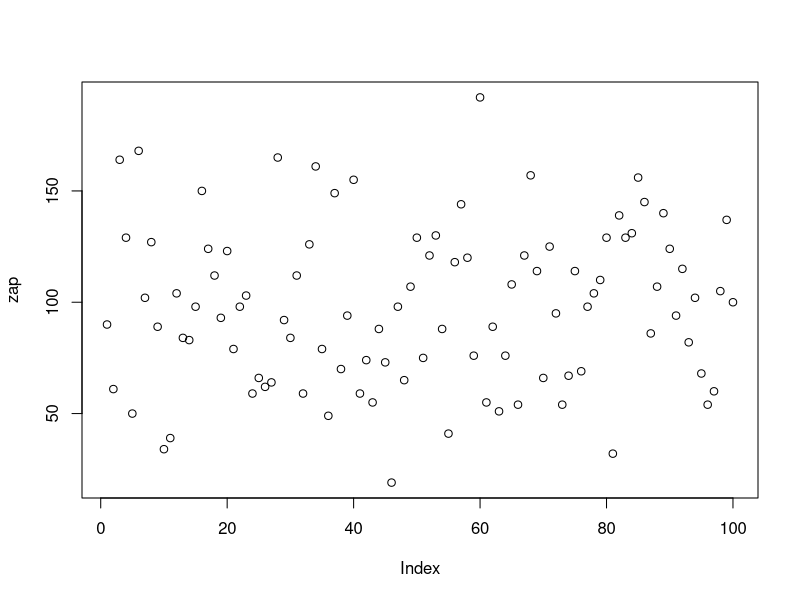
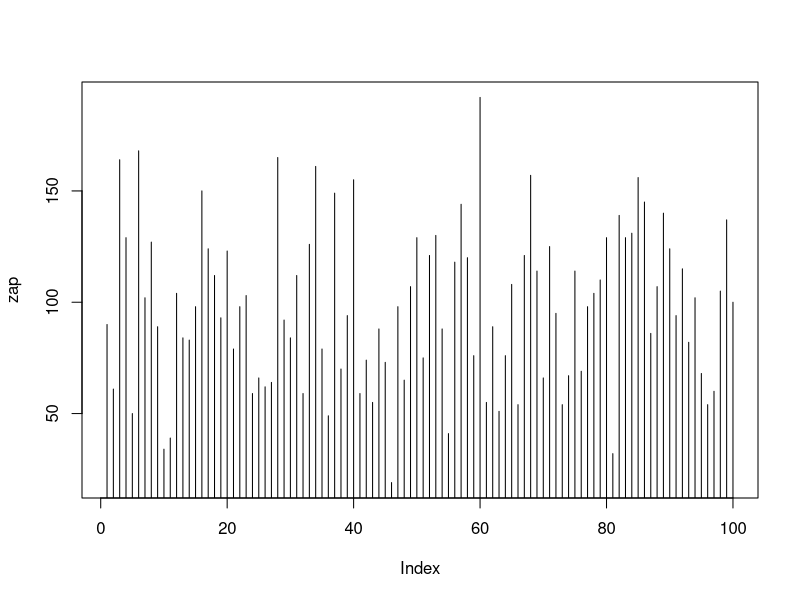

Write the R code that produced these figures, in order.
           ## je jednodussi si cestu k souboru dat zvlast. POZOR!! do uvozovek
           ## a s dvojitymi zpetnymi lomitky
           ## dalsi moznost, jak cestu napsat je jednoduche normalni lomitko:
           ## cesta<-"C:/marketka/test.txt" 

######################################
### Pro pokrocile:
### funkce setwd("C:\\marketka") nastavi pracovni adresar na C:\\marketka
### pak jiz neni treba psat celou cestu do adresare jen:
### read.table("test.txt") 
### jmeno souboru musi byt v uvozovkach (typ objektu "retezec znaku")

######################################

setwd("/home/matejcmatej/Documents/vscht/statistika")

test<-read.table("test.txt", header = TRUE)
           ## header = TRUE znamena, ze prvni radek je hlavicka promenne  (staci i header=T)
test

head(test)  ## ukaze prvnich 6 radku
tail(test)  ## ukaze poslednich 6 radku

names(test)  ## funkce, ktera ukaze, jak se jmenuji jednotlive sloupce

colnames(test)<-c("1PP","2PP")
             ## funkce, kterou prejmenujeme sloupce (neni nutna, spis pro zajimavost)
             ## analogicky by slo pomoci funkce rownames() pripadne pojmenovat radky

zap<-test[,1]+test[,2]  ## v tehle promenne jsou celkove body, 
                        ## ktere jednotlivi studenti ziskali
zap

### SAMI: pridejte do promenne test sloupecek zap

test<-cbind(test, zap)

test

plot(zap)                 ## vykresleni grafu k zap; osa x je index jednotlivych radku
plot(zap, type="h")


help(plot)
### SAMI: a) zkuste si prohlednout help k funkci plot
###       b) podivejte se, jak se zmeni graf, nahradite-li parametr type "h"
###          moznostmi "l","s","S", "p"
###       c) co se stane, nedame-li zadny parametr type ??

min(zap)    ## spocte minimalni pocet ziskanych bodu
max(zap)    ## spocte maximalni pocet ziskanych bodu
mean(zap)   ## prumerny pocet ziskanych bodu

### SAMI: a) zjistete maximalni a minimalni vysledek z 1PP a 2PP

min(test[,1])
max(test[,1])
min(test[,2])
max(test[,2])

min(c(test[,1], test[,2]))
max(c(test[,1], test[,2]))

###       b) zjistete prumerny vysledek z 1PP a z 2PP
mean(c(test[,1], test[,2]))

### zapis objektu do souboru txt:
write.table(zap,"zapocet.txt",row.names=FALSE)
## pozn.: pokud jste pouzili funkci setwd(), staci jiz pouze:
# write.table(zap,"zapocet.txt",row.names=FALSE)


## hodi se umet vymazat vsechno, co jste si prozatim ulozili (pro pripad, ze pouzijete stejny zdrojovy kod, 
## resp. jeho cast pro jina data):
## lze pomoci prikazu:

q

## ale tento prikaz lze take nalezt na prikazove liste KONZOLE:
## Misc-> Remove all objects
## v takovem pripade budete dotazani, zda jste si jisti, date-li prikaz primo, pak nikoliv
